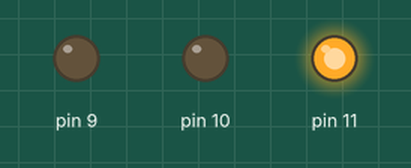
Recording of a sketch running on a simulated Arduino Uno, built with avr-gcc and run on an emulated ATmega328P. On the bench: output pins drawn as LEDs (lit = HIGH).

Above: at 0.5 s.
At 2.5 s:
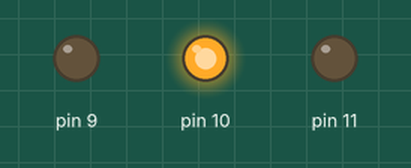
At 4.5 s:
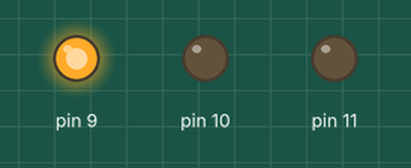
At 5.5 s:
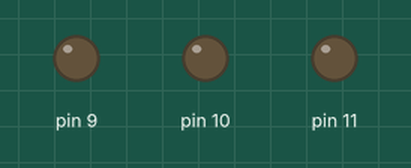
Timing chart, 0 to 7.8 s (numbered marks = the images above):
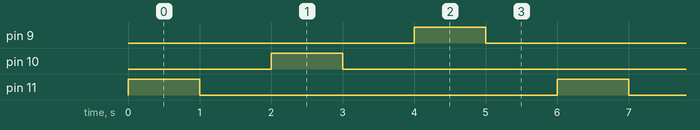

Measured:
- by itself, pin 9–11: alternates HIGH for 1.0 s and LOW for 5.0 s
- by itself, everything shown: repeats every 6.0 s, in 6 steps

The sketch:

CIJE_Blink.ino
```cpp
/*
Arshia Kohanteb created: August 20th
D11 = RED;
D10 = YELLOW;
D9 = GREEN;
*/

//THERE ARE 3 SECTIONS OF THE IDE:
//*GLOBAL VARIABLES
//*SETUP
//*LOOP

void setup() {
  // initialize digital pin 13 as an output.
  Serial.begin(9600);
  pinMode(11, OUTPUT);
  pinMode(10, OUTPUT);
  pinMode(9,  OUTPUT);
}

void loop() {
  digitalWrite(11, HIGH);
  delay(1000);
  digitalWrite(11 , LOW);
  delay(1000);
  digitalWrite(10, HIGH);
  delay(1000);
  digitalWrite(10 , LOW);
  delay(1000);
  digitalWrite(9, HIGH);
  delay(1000);
  digitalWrite(9 , LOW);
  delay(1000);
}
```
